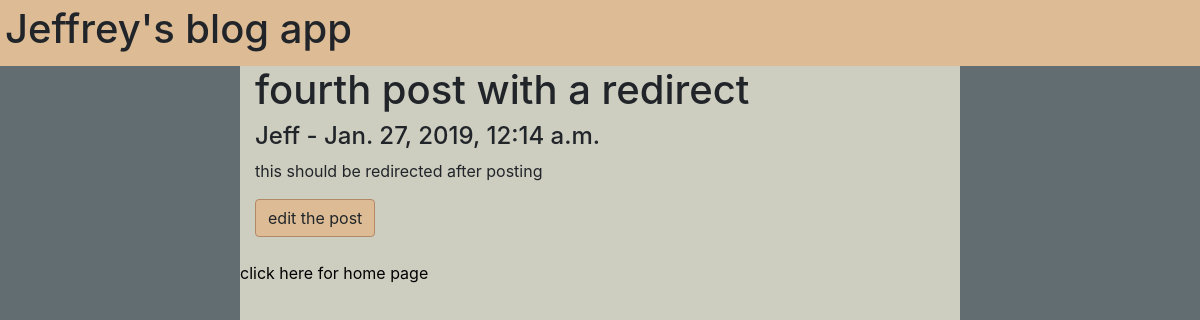
Screenshot of /blog/4/post/ with the database file from the repository.
### blogapp/models.py (models this page shows, shortened)
class Post(models.Model):
    blog_title = models.CharField(max_length=100)
    blog_author= models.ForeignKey(Author, on_delete=models.CASCADE)
    blog_post = models.CharField(max_length=1000)
    blog_date = models.DateTimeField('date blog was published')

class Author(models.Model):
    auth_name = models.CharField(max_length=30)
    auth_bio = models.CharField(max_length=128)
    def __str__(self):
        return self.auth_name

### blogapp/views.py (the view)
# urls.py: path('<int:post_id>/post/', views.postview, name='Post'),
def postview(request, post_id):
    post = get_object_or_404(Post, pk=post_id)
    return render(request, 'blog/post.html', {'post' : post})

### blogapp/templates/blog/post.html (shortened to what this page needs)
<!DOCTYPE html>
<link href="https://stackpath.bootstrapcdn.com/bootstrap/4.2.1/css/bootstrap.min.css" rel="stylesheet">
{% load static %}
<link rel="stylesheet" type="text/css" href="{% static 'blog/style.css' %}">
<body>
        <nav>
            <div id="nav">
                <h1>Jeffrey's blog app</h1>
            </div>
        </nav>
    <div id="content">
            <div class="col-10">
                <h1>{{post.blog_title}}</h1>
                <h4>{{post.blog_author}}  -  {{post.blog_date}}</h4>
                <p>{{post.blog_post}}</p>
            </div>
            <div class="col-4"><a href="/blog/{{post.pk}}/edit/" class="btn create">edit the post</a></div>
            <br>
            <a href="/blog/">click here for home page</a>
            <br>
        </div>
</body>

### blogapp/static/blog/style.css (style rules this page uses)
html, body { background-color: #626D71; height: 100%; margin: 0; }
#content { height: 100%; background-color: #CDCDC0; margin: 0 20% 10px; }
#nav { background-color: #DDBC95; margin: 0; padding: 5px; }
a { color: black; text-decoration: none; }
.create { background-color: #DDBC95; border-color: #B38867; border-style: solid; }

### rows the page displays
Post: blog_title "fourth post with a redirect", blog_author "Jeff", blog_date "Jan. 27, 2019, 12:14 a.m.", blog_post "this should be redirected after posting"
